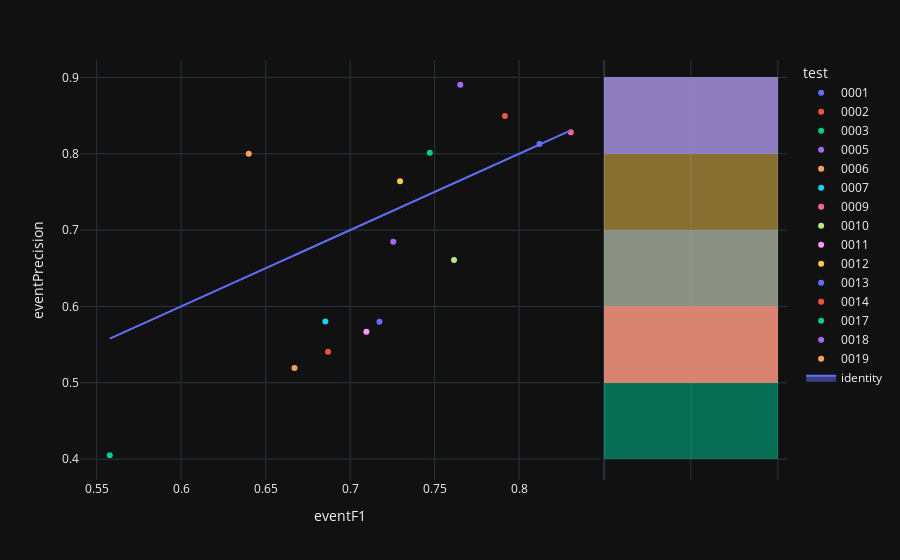

The code cell stored with this chart in its notebook:
### Code cell
fig=px.scatter(experimentModels,x='eventF1',y='eventPrecision',color='test',hover_name='modelId', marginal_y="histogram")
fig.add_trace(
    go.Scatter(x=experimentModels['eventF1'], y=experimentModels['eventF1'], name="identity", mode='lines',fill="toself")
)
fig.show()

### Figure 1 — Plotly figure (JSON) as saved in the notebook; plotly's stock layout.template omitted (floating-point values rounded to 4 significant figures)
{"data": [{"hovertemplate": "<b>%{hovertext}</b><br><br>test=0001<br>eventF1=%{x}<br>eventPrecision=%{y}<extra></extra>", "hovertext": ["bdbdfc7b-0c97-484c-b4e9-70e698d9b353"], "legendgroup": "0001", "marker": {"color": "#636efa", "symbol": "circle"}, "mode": "markers", "name": "0001", "orientation": "v", "showlegend": true, "x": [0.8121], "xaxis": "x", "y": [0.8129], "yaxis": "y", "type": "scatter"}, {"alignmentgroup": "True", "bingroup": "y", "hovertemplate": "test=0001<br>eventPrecision=%{y}<br>count=%{x}<extra></extra>", "legendgroup": "0001", "marker": {"color": "#636efa"}, "name": "0001", "offsetgroup": "0001", "opacity": 0.5, "showlegend": false, "xaxis": "x2", "y": [0.8129], "yaxis": "y2", "type": "histogram"}, {"hovertemplate": "<b>%{hovertext}</b><br><br>test=0002<br>eventF1=%{x}<br>eventPrecision=%{y}<extra></extra>", "hovertext": ["bae09da0-598a-46ed-b46a-553a9d1de380"], "legendgroup": "0002", "marker": {"color": "#EF553B", "symbol": "circle"}, "mode": "markers", "name": "0002", "orientation": "v", "showlegend": true, "x": [0.7916], "xaxis": "x", "y": [0.8495], "yaxis": "y", "type": "scatter"}, {"alignmentgroup": "True", "bingroup": "y", "hovertemplate": "test=0002<br>eventPrecision=%{y}<br>count=%{x}<extra></extra>", "legendgroup": "0002", "marker": {"color": "#EF553B"}, "name": "0002", "offsetgroup": "0002", "opacity": 0.5, "showlegend": false, "xaxis": "x2", "y": [0.8495], "yaxis": "y2", "type": "histogram"}, {"hovertemplate": "<b>%{hovertext}</b><br><br>test=0003<br>eventF1=%{x}<br>eventPrecision=%{y}<extra></extra>", "hovertext": ["2c77d9d9-8a36-4e76-ac92-65f9318bd100"], "legendgroup": "0003", "marker": {"color": "#00cc96", "symbol": "circle"}, "mode": "markers", "name": "0003", "orientation": "v", "showlegend": true, "x": [0.5577], "xaxis": "x", "y": [0.4051], "yaxis": "y", "type": "scatter"}, {"alignmentgroup": "True", "bingroup": "y", "hovertemplate": "test=0003<br>eventPrecision=%{y}<br>count=%{x}<extra></extra>", "legendgroup": "0003", "marker": {"color": "#00cc96"}, "name": "0003", "offsetgroup": "0003", "opacity": 0.5, "showlegend": false, "xaxis": "x2", "y": [0.4051], "yaxis": "y2", "type": "histogram"}, {"hovertemplate": "<b>%{hovertext}</b><br><br>test=0005<br>eventF1=%{x}<br>eventPrecision=%{y}<extra></extra>", "hovertext": ["dc49a81b-fa55-4b8e-989b-e40bd13a4302"], "legendgroup": "0005", "marker": {"color": "#ab63fa", "symbol": "circle"}, "mode": "markers", "name": "0005", "orientation": "v", "showlegend": true, "x": [0.7255], "xaxis": "x", "y": [0.6849], "yaxis": "y", "type": "scatter"}, {"alignmentgroup": "True", "bingroup": "y", "hovertemplate": "test=0005<br>eventPrecision=%{y}<br>count=%{x}<extra></extra>", "legendgroup": "0005", "marker": {"color": "#ab63fa"}, "name": "0005", "offsetgroup": "0005", "opacity": 0.5, "showlegend": false, "xaxis": "x2", "y": [0.6849], "yaxis": "y2", "type": "histogram"}, {"hovertemplate": "<b>%{hovertext}</b><br><br>test=0006<br>eventF1=%{x}<br>eventPrecision=%{y}<extra></extra>", "hovertext": ["3d3c90d6-8d87-4dd0-85ec-9eedee1565cb"], "legendgroup": "0006", "marker": {"color": "#FFA15A", "symbol": "circle"}, "mode": "markers", "name": "0006", "orientation": "v", "showlegend": true, "x": [0.64], "xaxis": "x", "y": [0.8], "yaxis": "y", "type": "scatter"}, {"alignmentgroup": "True", "bingroup": "y", "hovertemplate": "test=0006<br>eventPrecision=%{y}<br>count=%{x}<extra></extra>", "legendgroup": "0006", "marker": {"color": "#FFA15A"}, "name": "0006", "offsetgroup": "0006", "opacity": 0.5, "showlegend": false, "xaxis": "x2", "y": [0.8], "yaxis": "y2", "type": "histogram"}, {"hovertemplate": "<b>%{hovertext}</b><br><br>test=0007<br>eventF1=%{x}<br>eventPrecision=%{y}<extra></extra>", "hovertext": ["6622a394-926c-45ad-a0f5-eb1def948317"], "legendgroup": "0007", "marker": {"color": "#19d3f3", "symbol": "circle"}, "mode": "markers", "name": "0007", "orientation": "v", "showlegend": true, "x": [0.6853], "xaxis": "x", "y": [0.5802], "yaxis": "y", "type": "scatter"}, {"alignmentgroup": "True", "bingroup": "y", "hovertemplate": "test=0007<br>eventPrecision=%{y}<br>count=%{x}<extra></extra>", "legendgroup": "0007", "marker": {"color": "#19d3f3"}, "name": "0007", "offsetgroup": "0007", "opacity": 0.5, "showlegend": false, "xaxis": "x2", "y": [0.5802], "yaxis": "y2", "type": "histogram"}, {"hovertemplate": "<b>%{hovertext}</b><br><br>test=0009<br>eventF1=%{x}<br>eventPrecision=%{y}<extra></extra>", "hovertext": ["91153884-8b2d-49a1-86cd-386a1add8f8e"], "legendgroup": "0009", "marker": {"color": "#FF6692", "symbol": "circle"}, "mode": "markers", "name": "0009", "orientation": "v", "showlegend": true, "x": [0.8306], "xaxis": "x", "y": [0.8283], "yaxis": "y", "type": "scatter"}, {"alignmentgroup": "True", "bingroup": "y", "hovertemplate": "test=0009<br>eventPrecision=%{y}<br>count=%{x}<extra></extra>", "legendgroup": "0009", "marker": {"color": "#FF6692"}, "name": "0009", "offsetgroup": "0009", "opacity": 0.5, "showlegend": false, "xaxis": "x2", "y": [0.8283], "yaxis": "y2", "type": "histogram"}, {"hovertemplate": "<b>%{hovertext}</b><br><br>test=0010<br>eventF1=%{x}<br>eventPrecision=%{y}<extra></extra>", "hovertext": ["672f9a5b-bab6-4a47-8889-b20041f97fe8"], "legendgroup": "0010", "marker": {"color": "#B6E880", "symbol": "circle"}, "mode": "markers", "name": "0010", "orientation": "v", "showlegend": true, "x": [0.7615], "xaxis": "x", "y": [0.6608], "yaxis": "y", "type": "scatter"}, {"alignmentgroup": "True", "bingroup": "y", "hovertemplate": "test=0010<br>eventPrecision=%{y}<br>count=%{x}<extra></extra>", "legendgroup": "0010", "marker": {"color": "#B6E880"}, "name": "0010", "offsetgroup": "0010", "opacity": 0.5, "showlegend": false, "xaxis": "x2", "y": [0.6608], "yaxis": "y2", "type": "histogram"}, {"hovertemplate": "<b>%{hovertext}</b><br><br>test=0011<br>eventF1=%{x}<br>eventPrecision=%{y}<extra></extra>", "hovertext": ["98885354-4ef8-4d7f-b64d-8fb9a1edc578"], "legendgroup": "0011", "marker": {"color": "#FF97FF", "symbol": "circle"}, "mode": "markers", "name": "0011", "orientation": "v", "showlegend": true, "x": [0.7096], "xaxis": "x", "y": [0.5669], "yaxis": "y", "type": "scatter"}, {"alignmentgroup": "True", "bingroup": "y", "hovertemplate": "test=0011<br>eventPrecision=%{y}<br>count=%{x}<extra></extra>", "legendgroup": "0011", "marker": {"color": "#FF97FF"}, "name": "0011", "offsetgroup": "0011", "opacity": 0.5, "showlegend": false, "xaxis": "x2", "y": [0.5669], "yaxis": "y2", "type": "histogram"}, {"hovertemplate": "<b>%{hovertext}</b><br><br>test=0012<br>eventF1=%{x}<br>eventPrecision=%{y}<extra></extra>", "hovertext": ["39389298-e7f5-4de1-9dc7-bcf9a95245bd"], "legendgroup": "0012", "marker": {"color": "#FECB52", "symbol": "circle"}, "mode": "markers", "name": "0012", "orientation": "v", "showlegend": true, "x": [0.7296], "xaxis": "x", "y": [0.7639], "yaxis": "y", "type": "scatter"}, {"alignmentgroup": "True", "bingroup": "y", "hovertemplate": "test=0012<br>eventPrecision=%{y}<br>count=%{x}<extra></extra>", "legendgroup": "0012", "marker": {"color": "#FECB52"}, "name": "0012", "offsetgroup": "0012", "opacity": 0.5, "showlegend": false, "xaxis": "x2", "y": [0.7639], "yaxis": "y2", "type": "histogram"}, {"hovertemplate": "<b>%{hovertext}</b><br><br>test=0013<br>eventF1=%{x}<br>eventPrecision=%{y}<extra></extra>", "hovertext": ["6843077b-61cf-42ad-93b6-b05a4e571941"], "legendgroup": "0013", "marker": {"color": "#636efa", "symbol": "circle"}, "mode": "markers", "name": "0013", "orientation": "v", "showlegend": true, "x": [0.7173], "xaxis": "x", "y": [0.5801], "yaxis": "y", "type": "scatter"}, {"alignmentgroup": "True", "bingroup": "y", "hovertemplate": "test=0013<br>eventPrecision=%{y}<br>count=%{x}<extra></extra>", "legendgroup": "0013", "marker": {"color": "#636efa"}, "name": "0013", "offsetgroup": "0013", "opacity": 0.5, "showlegend": false, "xaxis": "x2", "y": [0.5801], "yaxis": "y2", "type": "histogram"}, {"hovertemplate": "<b>%{hovertext}</b><br><br>test=0014<br>eventF1=%{x}<br>eventPrecision=%{y}<extra></extra>", "hovertext": ["2d6d22a0-446c-4062-a7c7-ddfb9c121e52"], "legendgroup": "0014", "marker": {"color": "#EF553B", "symbol": "circle"}, "mode": "markers", "name": "0014", "orientation": "v", "showlegend": true, "x": [0.6869], "xaxis": "x", "y": [0.5407], "yaxis": "y", "type": "scatter"}, {"alignmentgroup": "True", "bingroup": "y", "hovertemplate": "test=0014<br>eventPrecision=%{y}<br>count=%{x}<extra></extra>", "legendgroup": "0014", "marker": {"color": "#EF553B"}, "name": "0014", "offsetgroup": "0014", "opacity": 0.5, "showlegend": false, "xaxis": "x2", "y": [0.5407], "yaxis": "y2", "type": "histogram"}, {"hovertemplate": "<b>%{hovertext}</b><br><br>test=0017<br>eventF1=%{x}<br>eventPrecision=%{y}<extra></extra>", "hovertext": ["b19207a8-f284-4643-bfe5-58df44b2ec11"], "legendgroup": "0017", "marker": {"color": "#00cc96", "symbol": "circle"}, "mode": "markers", "name": "0017", "orientation": "v", "showlegend": true, "x": [0.7472], "xaxis": "x", "y": [0.8015], "yaxis": "y", "type": "scatter"}, {"alignmentgroup": "True", "bingroup": "y", "hovertemplate": "test=0017<br>eventPrecision=%{y}<br>count=%{x}<extra></extra>", "legendgroup": "0017", "marker": {"color": "#00cc96"}, "name": "0017", "offsetgroup": "0017", "opacity": 0.5, "showlegend": false, "xaxis": "x2", "y": [0.8015], "yaxis": "y2", "type": "histogram"}, {"hovertemplate": "<b>%{hovertext}</b><br><br>test=0018<br>eventF1=%{x}<br>eventPrecision=%{y}<extra></extra>", "hovertext": ["4d651825-f7a4-4075-be43-51c1d02ded72"], "legendgroup": "0018", "marker": {"color": "#ab63fa", "symbol": "circle"}, "mode": "markers", "name": "0018", "orientation": "v", "showlegend": true, "x": [0.7652], "xaxis": "x", "y": [0.8904], "yaxis": "y", "type": "scatter"}, {"alignmentgroup": "True", "bingroup": "y", "hovertemplate": "test=0018<br>eventPrecision=%{y}<br>count=%{x}<extra></extra>", "legendgroup": "0018", "marker": {"color": "#ab63fa"}, "name": "0018", "offsetgroup": "0018", "opacity": 0.5, "showlegend": false, "xaxis": "x2", "y": [0.8904], "yaxis": "y2", "type": "histogram"}, {"hovertemplate": "<b>%{hovertext}</b><br><br>test=0019<br>eventF1=%{x}<br>eventPrecision=%{y}<extra></extra>", "hovertext": ["b6859196-b916-4b6c-9f63-b132c50cd41d"], "legendgroup": "0019", "marker": {"color": "#FFA15A", "symbol": "circle"}, "mode": "markers", "name": "0019", "orientation": "v", "showlegend": true, "x": [0.667], "xaxis": "x", "y": [0.5194], "yaxis": "y", "type": "scatter"}, {"alignmentgroup": "True", "bingroup": "y", "hovertemplate": "test=0019<br>eventPrecision=%{y}<br>count=%{x}<extra></extra>", "legendgroup": "0019", "marker": {"color": "#FFA15A"}, "name": "0019", "offsetgroup": "0019", "opacity": 0.5, "showlegend": false, "xaxis": "x2", "y": [0.5194], "yaxis": "y2", "type": "histogram"}, {"fill": "toself", "mode": "lines", "name": "identity", "x": [0.8121, 0.7916, 0.5577, 0.7255, 0.64, 0.6853, 0.8306, 0.7615, 0.7096, 0.7296, 0.7173, 0.6869, 0.7472, 0.7652, 0.667], "y": [0.8121, 0.7916, 0.5577, 0.7255, 0.64, 0.6853, 0.8306, 0.7615, 0.7096, 0.7296, 0.7173, 0.6869, 0.7472, 0.7652, 0.667], "type": "scatter"}], "layout": {"xaxis": {"anchor": "y", "domain": [0.0, 0.7363], "title": {"text": "eventF1"}}, "yaxis": {"anchor": "x", "domain": [0.0, 1.0], "title": {"text": "eventPrecision"}}, "xaxis2": {"anchor": "y2", "domain": [0.7413, 1.0], "matches": "x2", "showticklabels": false, "showline": false, "ticks": "", "showgrid": true}, "yaxis2": {"anchor": "x2", "domain": [0.0, 1.0], "matches": "y", "showticklabels": false, "showgrid": true}, "legend": {"title": {"text": "test"}, "tracegroupgap": 0}, "margin": {"t": 60}, "barmode": "overlay"}}
